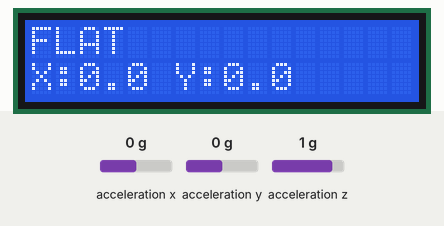
Recording of a sketch running on a simulated Arduino Uno, built with avr-gcc and run on an emulated ATmega328P. On the bench: 16×2 character LCD. The test bench sets the inputs (shaded band); at power-on: acceleration z 1 g, acceleration x 0 g, acceleration y 0 g. What the sketch prints to the serial monitor is not drawn.

Above: at 3.2 s.
3.3 s: acceleration z set to -1.4 g
At 4.3 s:
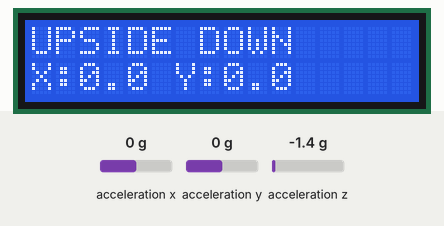
4.9 s: acceleration z set to -0.8 g
At 6.1 s:
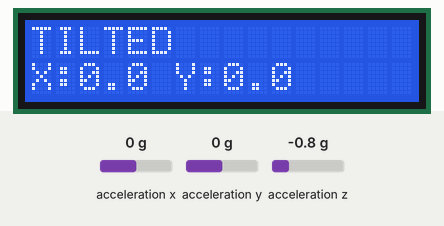
6.5 s: acceleration x set to -1.4 g
At 7.8 s:
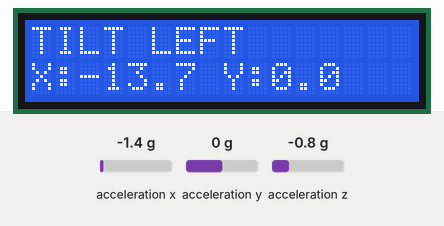
8.2 s: acceleration x set to 0.8 g
At 8.7 s:
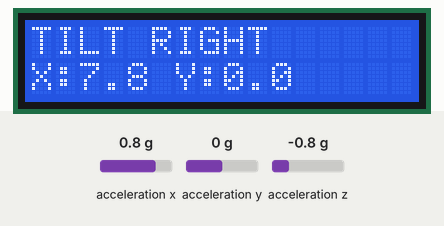
9.8 s: acceleration y set to -1.4 g
At 10.5 s:
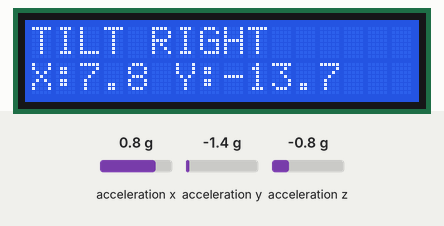
11.5 s: acceleration x set to 0 g
At 12.5 s:
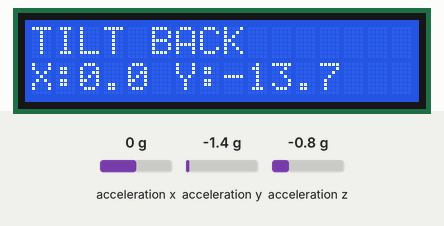
Timing chart, 0 to 14.1 s (numbered marks = the images above; inputs shaded):
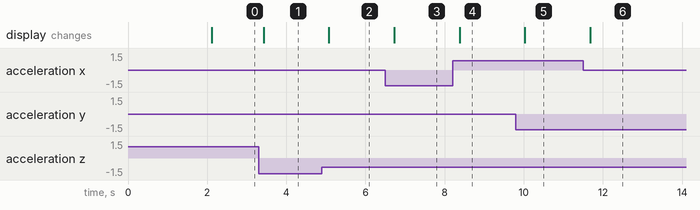

Measured:
- after the input at 3.3 s, the display: changes after 0.13 s (image 1)
- after the input at 4.9 s, the display: changes after 0.17 s (image 2)
- after the input at 6.5 s, the display: changes after 0.22 s (image 3)
- after the input at 8.2 s, the display: changes after 0.18 s (image 4)
- after the input at 9.8 s, the display: changes after 0.23 s (image 5)
- after the input at 11.5 s, the display: changes after 0.18 s (image 6)

The sketch:

tilt_detection.ino
```cpp
#include <Wire.h>
#include <Adafruit_Sensor.h>
#include <Adafruit_ADXL345_U.h>
#include <LiquidCrystal_I2C.h>

// LCD address 0x27 or 0x3F
LiquidCrystal_I2C lcd(0x27, 16, 2);
Adafruit_ADXL345_Unified accel =
    Adafruit_ADXL345_Unified(12345);

void setup() {
  Serial.begin(9600);
  lcd.init();
  lcd.backlight();

  if (!accel.begin()) {
    lcd.setCursor(0, 0);
    lcd.print("Sensor Error!");
    Serial.println("ADXL345 not found!");
    while (1);
  }

  lcd.setCursor(0, 0);
  lcd.print("ADXL345 Ready!");
  Serial.println("ADXL345 Found!");
  delay(2000);
  lcd.clear();
}

String getTiltDirection(float x,
                        float y,
                        float z) {
  if (z > 8.0)  return "FLAT        ";
  if (z < -8.0) return "UPSIDE DOWN ";
  if (x > 6.0)  return "TILT RIGHT  ";
  if (x < -6.0) return "TILT LEFT   ";
  if (y > 6.0)  return "TILT FWD    ";
  if (y < -6.0) return "TILT BACK   ";
  return "TILTED      ";
}

void loop() {
  sensors_event_t event;
  accel.getEvent(&event);

  float x = event.acceleration.x;
  float y = event.acceleration.y;
  float z = event.acceleration.z;

  String dir = getTiltDirection(x, y, z);

  // LCD Row 1 - Direction
  lcd.setCursor(0, 0);
  lcd.print(dir);

  // LCD Row 2 - X Y values
  lcd.setCursor(0, 1);
  lcd.print("X:");
  lcd.print(x, 1);
  lcd.print(" Y:");
  lcd.print(y, 1);
  lcd.print("    ");

  // Serial Monitor
  Serial.print("Dir: ");
  Serial.print(dir);
  Serial.print("| X:");
  Serial.print(x);
  Serial.print(" Y:");
  Serial.print(y);
  Serial.print(" Z:");
  Serial.println(z);

  delay(300);
}
```
